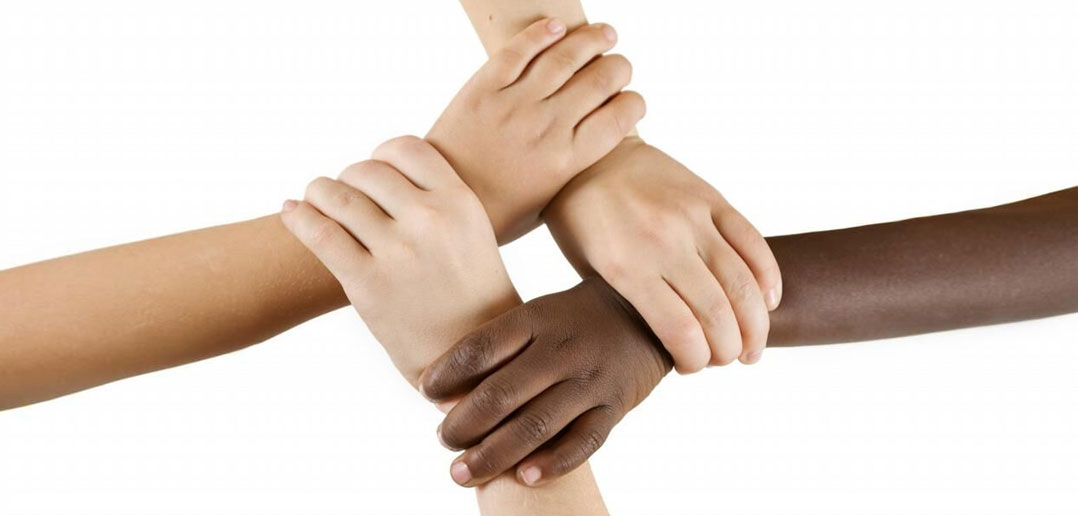
#> input picture testImages/f2.jpg, 1078 x 516 px
$ python app.py testImages/f2.jpg
#> lines starting #> are read from the running program, lines starting #| are printed output that depends on the picture; after the words box and inside, x2 and y2 are one past the last pixel; in counts of white or black regions, pixels touching at a corner belong together
### src/skinDetector.py
from enum import Enum, auto
import cv2
import numpy as np


class Method(Enum):
	'''Available methods for processing an image
			REGION_BASED: segment the skin using the HSV and YCbCr colorspaces, followed by the Watershed algorithm'''
	REGION_BASED = auto()


class SkinDetector():

	def __init__(self, image_path: str) -> None:
#> called with image_path = 'testImages/f2.jpg'
		self.image = cv2.imread(image_path)
#> self.image is the input picture: shape (516, 1078, 3); mean B, G, R 198.8, 208.8, 223.1
		self.image_mask = None
		self.skin = None

	def find_skin(self, method=Method.REGION_BASED) -> None:
		'''function to process the image based on some method '''
		if (method == Method.REGION_BASED):
			self.__color_segmentation()
			self.__region_based_segmentation()

	# [7 lines left out: function get_resulting_images, not called in this run]

	def __color_segmentation(self) -> None:
		'''Apply a threshold to an HSV and YCbCr images, the used values were based on current research papers along with some empirical tests and visual evaluation'''

		HSV_image = cv2.cvtColor(self.image, cv2.COLOR_BGR2HSV)
#> HSV_image: shape (516, 1078, 3); mean H, S, V 6.8, 38.8, 223.2
		YCbCr_image = cv2.cvtColor(self.image, cv2.COLOR_BGR2YCR_CB)
#> YCbCr_image: shape (516, 1078, 3); mean of channels 0, 1, 2 211.9, 136, 120.6

		lower_HSV_values = np.array([0, 40, 0], dtype="uint8")
		upper_HSV_values = np.array([25, 255, 255], dtype="uint8")

		lower_YCbCr_values = np.array((0, 138, 67), dtype="uint8")
		upper_YCbCr_values = np.array((255, 173, 133), dtype="uint8")

		# A binary mask is returned. White pixels (255) represent pixels that fall into the upper/lower.
		mask_YCbCr = cv2.inRange(YCbCr_image, lower_YCbCr_values, upper_YCbCr_values)
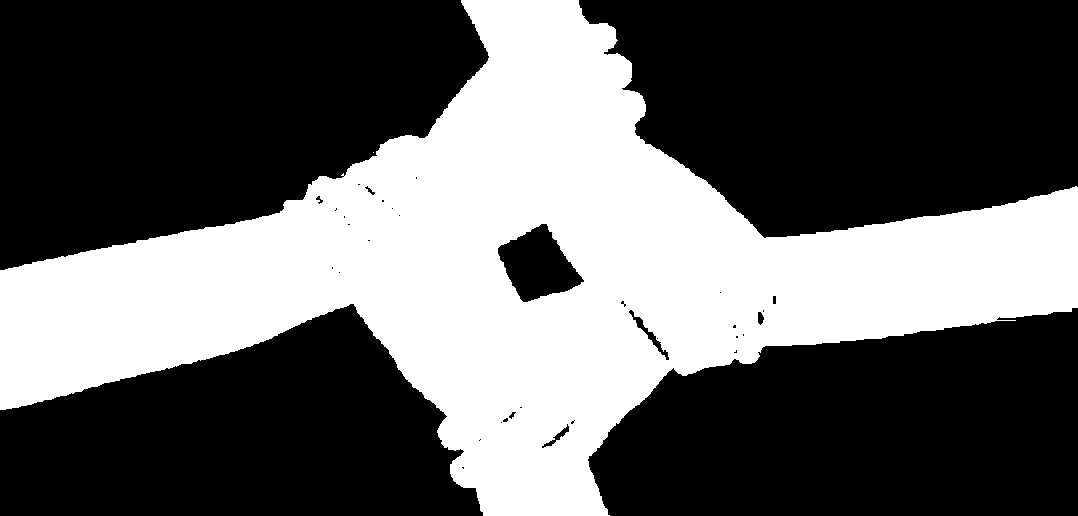
#> mask_YCbCr: shape (516, 1078); 38.2% white; 2 white regions (1 under 20 px), largest, box (x1, y1, x2, y2) and area: (0, 0, 1078, 516) 212744
		mask_HSV = cv2.inRange(HSV_image, lower_HSV_values, upper_HSV_values)
#> mask_HSV: shape (516, 1078); 38.1% white; 2 white regions (1 under 20 px), largest, box (x1, y1, x2, y2) and area: (0, 0, 1078, 516) 212186

		self.skin_mask = cv2.add(mask_HSV, mask_YCbCr)
#> self.skin_mask: shape (516, 1078); 38.5% white; 2 white regions (1 under 20 px), largest, box (x1, y1, x2, y2) and area: (0, 0, 1078, 516) 214187

	def __region_based_segmentation(self) -> None:
		'''Function that applies Watershed and morphological operations on the thresholded image morphological operations'''

		image_foreground = cv2.erode(self.skin_mask, None, iterations=3)  # remove noise
#> image_foreground: shape (516, 1078); 36.3% white; 1 white region, box (x1, y1, x2, y2) and area: (0, 0, 1078, 516) 201726

		# The background region is reduced a little because of the dilate operation
		dilated_binary_image = cv2.dilate(self.skin_mask, None, iterations=3)
#> dilated_binary_image: shape (516, 1078); 40.4% white; 1 white region, box (x1, y1, x2, y2) and area: (0, 0, 1078, 516) 224984
		# set all background regions to 128
		_, image_background = cv2.threshold(dilated_binary_image, 1, 128, cv2.THRESH_BINARY)

		# add both foreground and background, forming markers. The markers are "seeds" of the future image regions.
		image_marker = cv2.add(image_foreground, image_background)
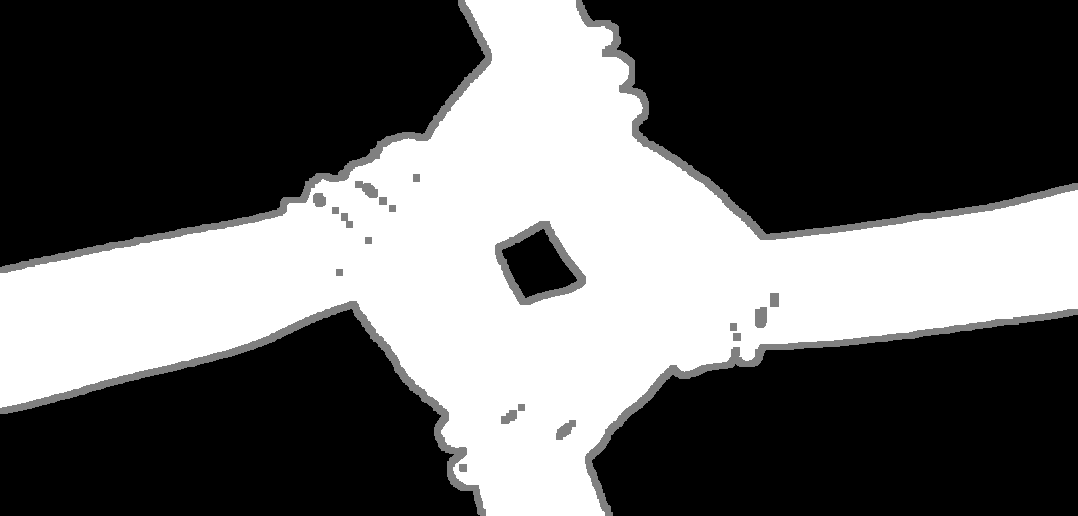
#> image_marker: shape (516, 1078); min 0, max 255, mean 97.8
		image_marker32 = np.int32(image_marker)  # convert to 32SC1 format
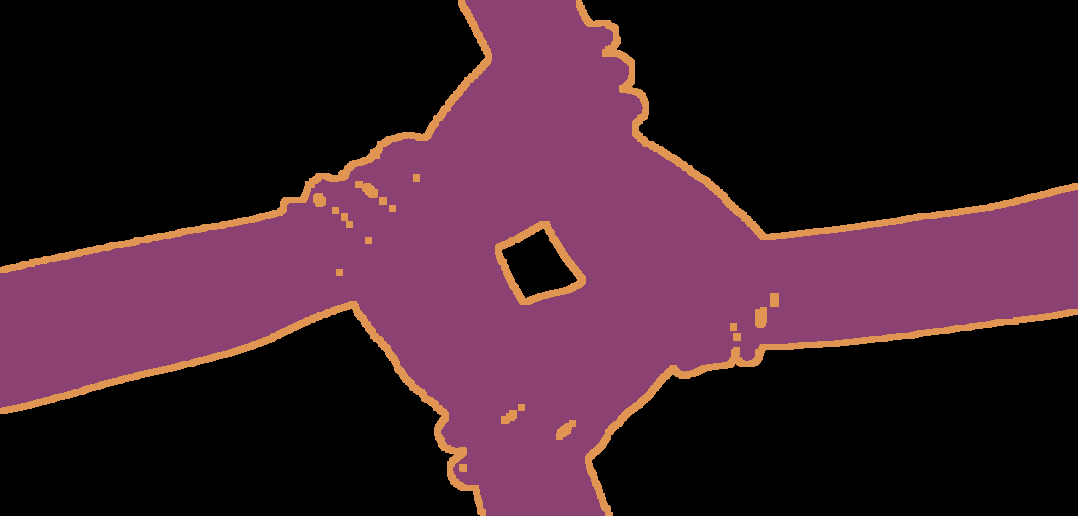
#> image_marker32: shape (516, 1078) int32; 3 distinct labels, from 0 to 255; one colour per label, 0 black

		image_marker32 = cv2.watershed(self.image, image_marker32)
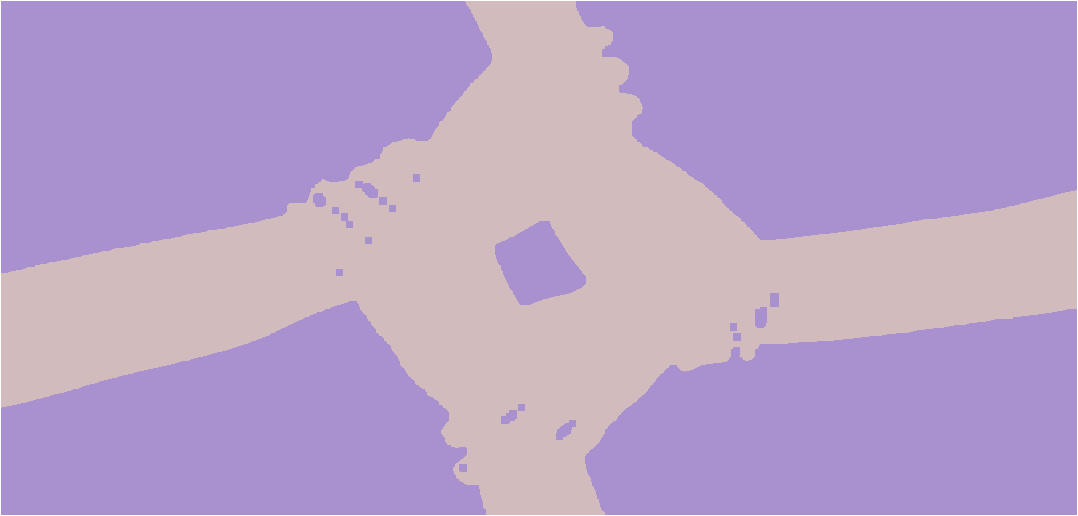
#> image_marker32: shape (516, 1078) int32; 3 distinct labels, from -1 to 255; one colour per label, 0 black, -1 white
		m = cv2.convertScaleAbs(image_marker32)  # convert back to uint8
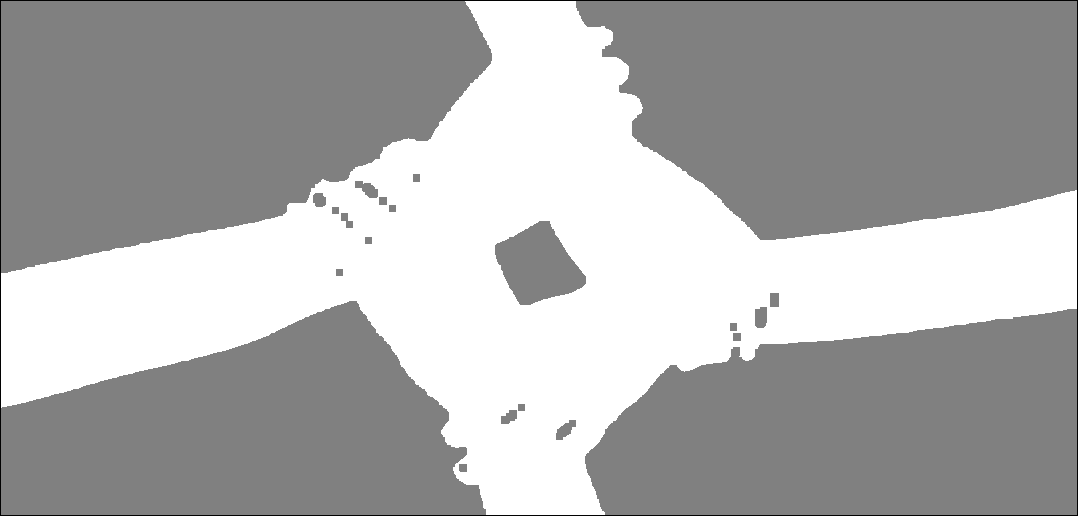
#> m: shape (516, 1078); min 1, max 255, mean 173.2

		# bitwise of the mask with the input image
		_, self.image_mask = cv2.threshold(m, 0, 255, cv2.THRESH_BINARY + cv2.THRESH_OTSU)
#> self.image_mask: shape (516, 1078); 36.2% white; 1 white region, box (x1, y1, x2, y2) and area: (1, 1, 1077, 515) 201242
		self.skin = cv2.bitwise_and(self.image, self.image, mask=self.image_mask)
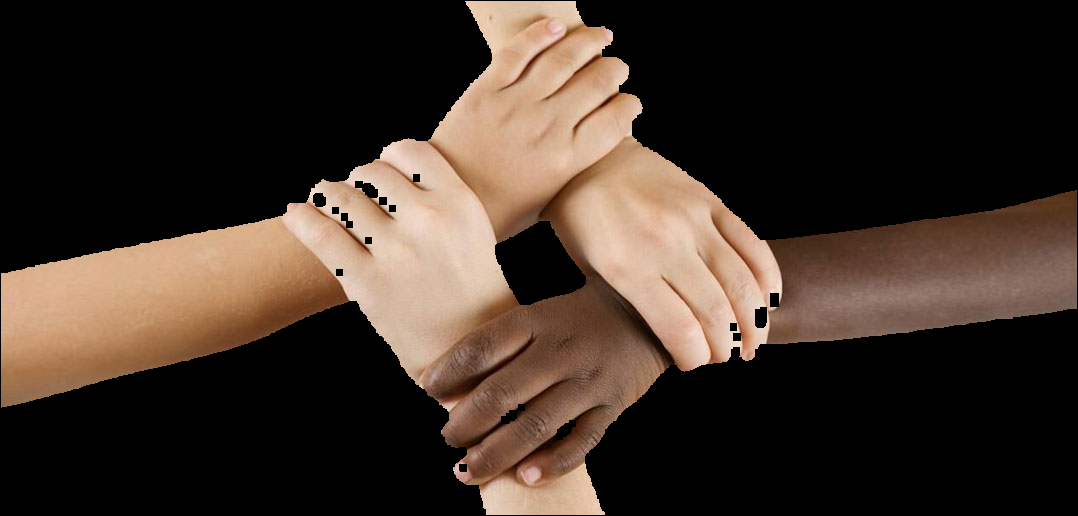
#> self.skin: shape (516, 1078, 3); mean B, G, R 40, 49.3, 63

	def show_all_images(self, window_title="Original Image | Skin Mask | Result") -> None:
		'''Show all processed images concatenated along the 1 axis using imshow '''
#> called with window_title = 'Original Image | Skin Mask | Result'
		rgb_mask = cv2.cvtColor(self.image_mask, cv2.COLOR_GRAY2RGB)
		cv2.namedWindow(window_title, cv2.WINDOW_NORMAL)
		cv2.imshow(window_title, np.concatenate((self.image, rgb_mask, self.skin), axis=1))
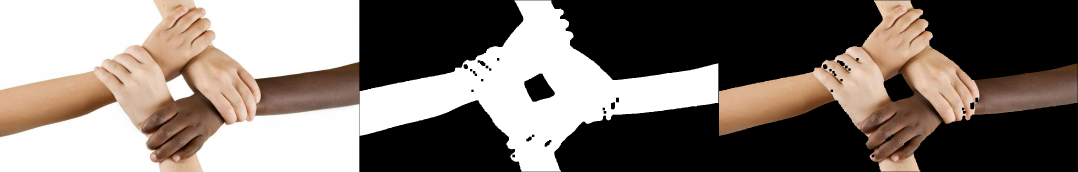
#> window 'Original Image | Skin Mask | R': shape (516, 3234, 3) (shown at 1/3 size); mean B, G, R 110.3, 116.8, 126.1
		cv2.waitKey(0)

### app.py
'''This is an example script for running the default library processing method'''
import sys
from src.skinDetector import SkinDetector


imageName = sys.argv[1]

detector = SkinDetector(image_path = imageName)
detector.find_skin()
detector.show_all_images()
